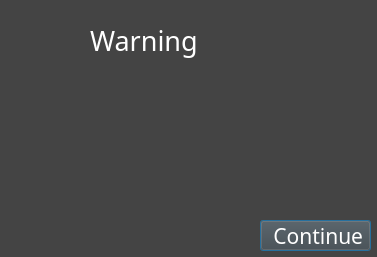
<?xml version="1.0" encoding="UTF-8"?>
<ui version="4.0">
 <class>WARNING</class>
 <widget class="QDialog" name="WARNING">
  <property name="geometry">
   <rect>
    <x>0</x>
    <y>0</y>
    <width>377</width>
    <height>257</height>
   </rect>
  </property>
  <property name="palette">
   <palette>
    <active>
     <colorrole role="WindowText">
      <brush brushstyle="SolidPattern">
       <color alpha="255">
        <red>255</red>
        <green>255</green>
        <blue>255</blue>
       </color>
      </brush>
     </colorrole>
     <colorrole role="Button">
      <brush brushstyle="SolidPattern">
       <color alpha="255">
        <red>68</red>
        <green>68</green>
        <blue>68</blue>
       </color>
      </brush>
     </colorrole>
     <colorrole role="Light">
      <brush brushstyle="SolidPattern">
       <color alpha="255">
        <red>102</red>
        <green>102</green>
        <blue>102</blue>
       </color>
      </brush>
     </colorrole>
     <colorrole role="Midlight">
      <brush brushstyle="SolidPattern">
       <color alpha="255">
        <red>85</red>
        <green>85</green>
        <blue>85</blue>
       </color>
      </brush>
     </colorrole>
     <colorrole role="Dark">
      <brush brushstyle="SolidPattern">
       <color alpha="255">
        <red>34</red>
        <green>34</green>
        <blue>34</blue>
       </color>
      </brush>
     </colorrole>
     <colorrole role="Mid">
      <brush brushstyle="SolidPattern">
       <color alpha="255">
        <red>45</red>
        <green>45</green>
        <blue>45</blue>
       </color>
      </brush>
     </colorrole>
     <colorrole role="Text">
      <brush brushstyle="SolidPattern">
       <color alpha="255">
        <red>255</red>
        <green>255</green>
        <blue>255</blue>
       </color>
      </brush>
     </colorrole>
     <colorrole role="BrightText">
      <brush brushstyle="SolidPattern">
       <color alpha="255">
        <red>255</red>
        <green>255</green>
        <blue>255</blue>
       </color>
      </brush>
     </colorrole>
     <colorrole role="ButtonText">
      <brush brushstyle="SolidPattern">
       <color alpha="255">
        <red>255</red>
        <green>255</green>
        <blue>255</blue>
       </color>
      </brush>
     </colorrole>
     <colorrole role="Base">
      <brush brushstyle="SolidPattern">
       <color alpha="255">
        <red>0</red>
        <green>0</green>
        <blue>0</blue>
       </color>
      </brush>
     </colorrole>
     <colorrole role="Window">
      <brush brushstyle="SolidPattern">
       <color alpha="255">
        <red>68</red>
        <green>68</green>
        <blue>68</blue>
       </color>
      </brush>
     </colorrole>
     <colorrole role="Shadow">
      <brush brushstyle="SolidPattern">
       <color alpha="255">
        <red>0</red>
        <green>0</green>
        <blue>0</blue>
       </color>
      </brush>
     </colorrole>
     <colorrole role="AlternateBase">
      <brush brushstyle="SolidPattern">
       <color alpha="255">
        <red>34</red>
        <green>34</green>
        <blue>34</blue>
       </color>
      </brush>
     </colorrole>
     <colorrole role="ToolTipBase">
      <brush brushstyle="SolidPattern">
       <color alpha="255">
        <red>255</red>
        <green>255</green>
        <blue>220</blue>
       </color>
      </brush>
     </colorrole>
     <colorrole role="ToolTipText">
      <brush brushstyle="SolidPattern">
       <color alpha="255">
        <red>0</red>
        <green>0</green>
        <blue>0</blue>
       </color>
      </brush>
     </colorrole>
    </active>
    <inactive>
     <colorrole role="WindowText">
      <brush brushstyle="SolidPattern">
       <color alpha="255">
        <red>255</red>
        <green>255</green>
        <blue>255</blue>
       </color>
      </brush>
     </colorrole>
     <colorrole role="Button">
      <brush brushstyle="SolidPattern">
       <color alpha="255">
        <red>68</red>
        <green>68</green>
        <blue>68</blue>
       </color>
      </brush>
     </colorrole>
     <colorrole role="Light">
      <brush brushstyle="SolidPattern">
       <color alpha="255">
        <red>102</red>
        <green>102</green>
        <blue>102</blue>
       </color>
      </brush>
     </colorrole>
     <colorrole role="Midlight">
      <brush brushstyle="SolidPattern">
       <color alpha="255">
        <red>85</red>
        <green>85</green>
        <blue>85</blue>
       </color>
      </brush>
     </colorrole>
     <colorrole role="Dark">
      <brush brushstyle="SolidPattern">
       <color alpha="255">
        <red>34</red>
        <green>34</green>
        <blue>34</blue>
       </color>
      </brush>
     </colorrole>
     <colorrole role="Mid">
      <brush brushstyle="SolidPattern">
       <color alpha="255">
        <red>45</red>
        <green>45</green>
        <blue>45</blue>
       </color>
      </brush>
     </colorrole>
     <colorrole role="Text">
      <brush brushstyle="SolidPattern">
       <color alpha="255">
        <red>255</red>
        <green>255</green>
        <blue>255</blue>
       </color>
      </brush>
     </colorrole>
     <colorrole role="BrightText">
      <brush brushstyle="SolidPattern">
       <color alpha="255">
        <red>255</red>
        <green>255</green>
        <blue>255</blue>
       </color>
      </brush>
     </colorrole>
     <colorrole role="ButtonText">
      <brush brushstyle="SolidPattern">
       <color alpha="255">
        <red>255</red>
        <green>255</green>
        <blue>255</blue>
       </color>
      </brush>
     </colorrole>
     <colorrole role="Base">
      <brush brushstyle="SolidPattern">
       <color alpha="255">
        <red>0</red>
        <green>0</green>
        <blue>0</blue>
       </color>
      </brush>
     </colorrole>
     <colorrole role="Window">
      <brush brushstyle="SolidPattern">
       <color alpha="255">
        <red>68</red>
        <green>68</green>
        <blue>68</blue>
       </color>
      </brush>
     </colorrole>
     <colorrole role="Shadow">
      <brush brushstyle="SolidPattern">
       <color alpha="255">
        <red>0</red>
        <green>0</green>
        <blue>0</blue>
       </color>
      </brush>
     </colorrole>
     <colorrole role="AlternateBase">
      <brush brushstyle="SolidPattern">
       <color alpha="255">
        <red>34</red>
        <green>34</green>
        <blue>34</blue>
       </color>
      </brush>
     </colorrole>
     <colorrole role="ToolTipBase">
      <brush brushstyle="SolidPattern">
       <color alpha="255">
        <red>255</red>
        <green>255</green>
        <blue>220</blue>
       </color>
      </brush>
     </colorrole>
     <colorrole role="ToolTipText">
      <brush brushstyle="SolidPattern">
       <color alpha="255">
        <red>0</red>
        <green>0</green>
        <blue>0</blue>
       </color>
      </brush>
     </colorrole>
    </inactive>
    <disabled>
     <colorrole role="WindowText">
      <brush brushstyle="SolidPattern">
       <color alpha="255">
        <red>34</red>
        <green>34</green>
        <blue>34</blue>
       </color>
      </brush>
     </colorrole>
     <colorrole role="Button">
      <brush brushstyle="SolidPattern">
       <color alpha="255">
        <red>68</red>
        <green>68</green>
        <blue>68</blue>
       </color>
      </brush>
     </colorrole>
     <colorrole role="Light">
      <brush brushstyle="SolidPattern">
       <color alpha="255">
        <red>102</red>
        <green>102</green>
        <blue>102</blue>
       </color>
      </brush>
     </colorrole>
     <colorrole role="Midlight">
      <brush brushstyle="SolidPattern">
       <color alpha="255">
        <red>85</red>
        <green>85</green>
        <blue>85</blue>
       </color>
      </brush>
     </colorrole>
     <colorrole role="Dark">
      <brush brushstyle="SolidPattern">
       <color alpha="255">
        <red>34</red>
        <green>34</green>
        <blue>34</blue>
       </color>
      </brush>
     </colorrole>
     <colorrole role="Mid">
      <brush brushstyle="SolidPattern">
       <color alpha="255">
        <red>45</red>
        <green>45</green>
        <blue>45</blue>
       </color>
      </brush>
     </colorrole>
     <colorrole role="Text">
      <brush brushstyle="SolidPattern">
       <color alpha="255">
        <red>34</red>
        <green>34</green>
        <blue>34</blue>
       </color>
      </brush>
     </colorrole>
     <colorrole role="BrightText">
      <brush brushstyle="SolidPattern">
       <color alpha="255">
        <red>255</red>
        <green>255</green>
        <blue>255</blue>
       </color>
      </brush>
     </colorrole>
     <colorrole role="ButtonText">
      <brush brushstyle="SolidPattern">
       <color alpha="255">
        <red>34</red>
        <green>34</green>
        <blue>34</blue>
       </color>
      </brush>
     </colorrole>
     <colorrole role="Base">
      <brush brushstyle="SolidPattern">
       <color alpha="255">
        <red>68</red>
        <green>68</green>
        <blue>68</blue>
       </color>
      </brush>
     </colorrole>
     <colorrole role="Window">
      <brush brushstyle="SolidPattern">
       <color alpha="255">
        <red>68</red>
        <green>68</green>
        <blue>68</blue>
       </color>
      </brush>
     </colorrole>
     <colorrole role="Shadow">
      <brush brushstyle="SolidPattern">
       <color alpha="255">
        <red>0</red>
        <green>0</green>
        <blue>0</blue>
       </color>
      </brush>
     </colorrole>
     <colorrole role="AlternateBase">
      <brush brushstyle="SolidPattern">
       <color alpha="255">
        <red>68</red>
        <green>68</green>
        <blue>68</blue>
       </color>
      </brush>
     </colorrole>
     <colorrole role="ToolTipBase">
      <brush brushstyle="SolidPattern">
       <color alpha="255">
        <red>255</red>
        <green>255</green>
        <blue>220</blue>
       </color>
      </brush>
     </colorrole>
     <colorrole role="ToolTipText">
      <brush brushstyle="SolidPattern">
       <color alpha="255">
        <red>0</red>
        <green>0</green>
        <blue>0</blue>
       </color>
      </brush>
     </colorrole>
    </disabled>
   </palette>
  </property>
  <property name="font">
   <font>
    <family>Calibri Light</family>
   </font>
  </property>
  <property name="windowTitle">
   <string>Warning</string>
  </property>
  <property name="windowIcon">
   <iconset>
    <normaloff>warning_dialog/warning.png</normaloff>warning_dialog/warning.png</iconset>
  </property>
  <widget class="QLabel" name="picture">
   <property name="geometry">
    <rect>
     <x>0</x>
     <y>0</y>
     <width>81</width>
     <height>81</height>
    </rect>
   </property>
   <property name="text">
    <string/>
   </property>
   <property name="pixmap">
    <pixmap>warning_dialog/warning.png</pixmap>
   </property>
   <property name="scaledContents">
    <bool>true</bool>
   </property>
  </widget>
  <widget class="QLabel" name="header">
   <property name="geometry">
    <rect>
     <x>90</x>
     <y>20</y>
     <width>281</width>
     <height>41</height>
    </rect>
   </property>
   <property name="font">
    <font>
     <family>Calibri Light</family>
     <pointsize>20</pointsize>
     <weight>50</weight>
     <italic>false</italic>
     <bold>false</bold>
    </font>
   </property>
   <property name="frameShape">
    <enum>QFrame::NoFrame</enum>
   </property>
   <property name="text">
    <string>Warning</string>
   </property>
   <property name="alignment">
    <set>Qt::AlignLeading|Qt::AlignLeft|Qt::AlignVCenter</set>
   </property>
  </widget>
  <widget class="QPushButton" name="cont">
   <property name="enabled">
    <bool>true</bool>
   </property>
   <property name="geometry">
    <rect>
     <x>260</x>
     <y>220</y>
     <width>111</width>
     <height>31</height>
    </rect>
   </property>
   <property name="font">
    <font>
     <family>Calibri Light</family>
     <pointsize>16</pointsize>
    </font>
   </property>
   <property name="cursor">
    <cursorShape>ArrowCursor</cursorShape>
   </property>
   <property name="text">
    <string> Continue</string>
   </property>
   <property name="icon">
    <iconset>
     <normaloff>general/show_answers.png</normaloff>general/show_answers.png</iconset>
   </property>
   <property name="iconSize">
    <size>
     <width>16</width>
     <height>16</height>
    </size>
   </property>
   <property name="shortcut">
    <string>Ctrl+S</string>
   </property>
  </widget>
  <widget class="QLabel" name="body">
   <property name="geometry">
    <rect>
     <x>10</x>
     <y>80</y>
     <width>361</width>
     <height>131</height>
    </rect>
   </property>
   <property name="font">
    <font>
     <pointsize>12</pointsize>
    </font>
   </property>
   <property name="text">
    <string/>
   </property>
   <property name="alignment">
    <set>Qt::AlignLeading|Qt::AlignLeft|Qt::AlignTop</set>
   </property>
   <property name="wordWrap">
    <bool>true</bool>
   </property>
  </widget>
 </widget>
 <resources/>
 <connections/>
</ui>
